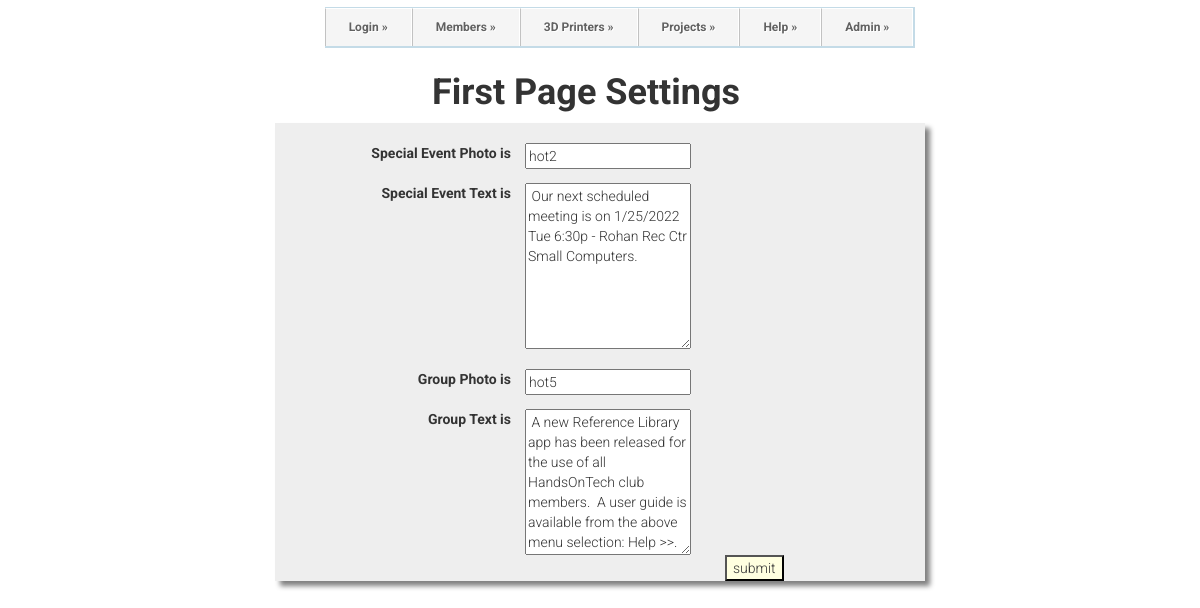
/settings.php (signed in), run on the app's committed database.
### tables this page shows
CREATE TABLE IF NOT EXISTS `settings` (
`rcdNbr` int(11) NOT NULL,
  `lowLeftPhoto` varchar(20) NOT NULL,
  `lowLeftText` varchar(600) NOT NULL,
  `lowRightPhoto` varchar(20) NOT NULL,
  `lowRightText` varchar(600) NOT NULL,
  `groupName` varchar(50) NOT NULL,
  `moderatedBy` varchar(50) NOT NULL
);

### settings.php (the view, shortened to what this page needs)
<?php
  $mysql_dsn = $_SESSION["mysql_dsn"];
  $mysql_username = $_SESSION["mysql_username"];
  $mysql_password = $_SESSION["mysql_password"];
?>
<html>
<head>
  <link rel="stylesheet" href="https://maxcdn.bootstrapcdn.com/bootstrap/3.3.6/css/bootstrap.min.css"
>
  <link rel="stylesheet" type="text/css" href="main.css">
</head>
<body>
<?php
	try {
        $con= new PDO($mysql_dsn, $mysql_username, $mysql_password);
        $con->setAttribute(PDO::ATTR_ERRMODE, PDO::ERRMODE_EXCEPTION);
        $query = "SELECT  *
		          FROM    settings
				  WHERE   rcdNbr > 0  ";
        $data = $con->query($query);
        $data->setFetchMode(PDO::FETCH_ASSOC);
        foreach($data as $row){
          foreach ($row as $name=>$value){
			if ($name == 'lowLeftPhoto')    $groupPhoto = $value;
			if ($name == 'lowLeftText')     $groupText =  $value;
			if ($name == 'lowRightPhoto')   $eventPhoto =  $value;
			if ($name == 'lowRightText')    $eventText =   $value;
          }
        }
    } catch(PDOException $e) {
          echo 'ERROR: ' . $e->getMessage();
    }
?>
  <h1> <strong><span style='margin-left:12em'>First Page Settings </strong></h1>
  <div class = "setting">
<?php
$isAdmin = $_SESSION["isAdmin"];
if ($isAdmin) {
print <<<HERE
    <form action = "settings.php" method= "post">
      <fieldset> <br>
        <label>Special Event Photo is </label>
        <input type="text" value="$eventPhoto" id="txt_eventPhoto" name="eventPhoto"> <br><br>
		<label>Special Event Text is </label>
        <textarea id="txt_eventText"
				  name="eventText"
				  rows= "8"
				  columns="60"> $eventText </textarea><br><br>
		<label>Group Photo is </label>
        <input type="text" value="$groupPhoto" id="txt_groupPhoto" name="groupPhoto"> <br><br>
        <label>Group Text is </label>
        <textarea id="txt_groupText"
				  name="groupText"
				  rows= "7"
				  columns="60"> $groupText </textarea><br>
        <input type="submit" value = "submit" id = "submit"/> <br>
      </fieldset>
    </form>
HERE;
}
?>
  </div>
</body>
</html>

### main.css (style rules this page uses)
body { font-family: 'Roboto', sans-serif; font-weight: 300; }
header { padding: 5px 0; }
header nav { display: flex; justify-content: flex-end; }
#wrapper { width:830px; margin:0 auto; margin-top:2px; }
#nav { position:relative; width:830px; margin:0 auto; }
ul#navigation { margin:0px auto; position:relative; float:left; border-left:0px solid #c4dbe7; border-right:2px solid #c4dbe7; }
ul#navigation li { display:inline; font-size:12px; font-weight:bold; margin:0; padding:0; float:left; position:relative; border-top:1px solid #c4dbe7; border-bottom:2px solid #c4dbe7; }
ul#navigation li a { padding:10px 23px; color:#616161; text-shadow:1px 1px 0px #fff; text-decoration:none; display:inline-block; border-right:1px solid #fff; border-left:1px solid #C2C2C2; border-top:1px solid #fff; background: #f5f5f5; -webkit-transition:color 0.2s linear, background 0.2s linear; -moz-transition:color 0.2s linear, background 0.2s linear; -o-transition:color 0.2s linear, background 0.2s linear; transition:color 0.2s linear, background 0.2s linear; }

### settings.php (style rules this page uses)
fieldset { width: 650px; background-color: #eeeeee; margin-left: auto; margin-right: auto; box-shadow: 5px 5px 5px gray; }
label { float: left; clear: left; width: 250px; text-align: right; padding-right: 1em; }
input { float: left; }
#submit { margin-left: 450px; background-color: lightyellow; }

### data on the page
settings: eventPhoto "hot2", eventText "Our next scheduled meeting is on 1/25/2022 Tue 6:30p - Rohan Rec Ctr Small Computers.", groupPhoto "hot5", groupText "A new Reference Library app has been released for the use of all HandsOnTech club members. A user guide is available from the above menu selection: Help >>."
